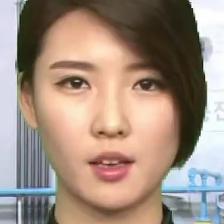
#> input picture artifacts/debug_visual_samples/sample_00_REAL_FFPP_0006860.png, 224 x 224 px
$ python -i video.py   (imports and definitions only)
#> lines starting #> are read from the running program, lines starting #| are printed output that depends on the picture
# What: This file implements the video module in audio/deepfake-detect/src/preprocessing/video.py.
# How: It defines the module logic, declarations, and integrations used by its callers.
# Input: Imported values, function arguments, configuration, and runtime events supplied by callers.
# Output: Exported values, returned results, rendered UI, or runtime side effects produced by this module.

"""Frame sampling + face detection/alignment for the visual branch.

Face detection uses OpenCV's bundled Haar cascade (no extra dependency).
This is a coarse bounding-box crop, not landmark-based alignment -- if
detection quality turns out to matter for Stage 2 results, swap
`detect_face_bbox` for a landmark-based aligner (e.g. mediapipe) without
touching the rest of the pipeline, since callers only depend on
`align_face` returning a fixed-size RGB array.
"""

from typing import List, Optional, Tuple

import cv2
import numpy as np

_FACE_CASCADE = cv2.CascadeClassifier(
    cv2.data.haarcascades + "haarcascade_frontalface_default.xml"
)


def sample_frames(video_path: str, frame_rate: float) -> List[np.ndarray]:
    """Uniformly sample frames from a video at `frame_rate` fps, returned as
    a list of RGB uint8 arrays in their native resolution (unaligned)."""
    cap = cv2.VideoCapture(str(video_path))
    if not cap.isOpened():
        raise FileNotFoundError(f"Could not open video: {video_path}")

    native_fps = cap.get(cv2.CAP_PROP_FPS) or frame_rate
    frame_count = int(cap.get(cv2.CAP_PROP_FRAME_COUNT))
    step = max(int(round(native_fps / frame_rate)), 1)

    frames = []
    for frame_idx in range(0, max(frame_count, 1), step):
        cap.set(cv2.CAP_PROP_POS_FRAMES, frame_idx)
        ok, frame_bgr = cap.read()
        if not ok:
            break
        frames.append(cv2.cvtColor(frame_bgr, cv2.COLOR_BGR2RGB))

    cap.release()
    return frames


def detect_face_bbox(frame_rgb: np.ndarray) -> Optional[Tuple[int, int, int, int]]:
    """Returns (x, y, w, h) of the largest detected face, or None."""
    gray = cv2.cvtColor(frame_rgb, cv2.COLOR_RGB2GRAY)
    faces = _FACE_CASCADE.detectMultiScale(gray, scaleFactor=1.1, minNeighbors=5)
    if len(faces) == 0:
        return None
    return tuple(max(faces, key=lambda box: box[2] * box[3]))


def align_face(frame_rgb: np.ndarray, size: int = 224) -> np.ndarray:
    """Crop to the detected face (falling back to a center crop when no
    face is found) and resize to (size, size)."""
    height, width = frame_rgb.shape[:2]
    bbox = detect_face_bbox(frame_rgb)

    if bbox is not None:
        x, y, w, h = bbox
        # Pad the box by 25% so the crop includes forehead/chin, common for
        # face-alignment pipelines that then resize to a square input.
        pad_x, pad_y = int(w * 0.25), int(h * 0.25)
        x0, y0 = max(x - pad_x, 0), max(y - pad_y, 0)
        x1, y1 = min(x + w + pad_x, width), min(y + h + pad_y, height)
    else:
        side = min(height, width)
        x0, y0 = (width - side) // 2, (height - side) // 2
        x1, y1 = x0 + side, y0 + side

    crop = frame_rgb[y0:y1, x0:x1]
    return cv2.resize(crop, (size, size), interpolation=cv2.INTER_AREA)


def preprocess_video(video_path: str, frame_rate: float, size: int = 224) -> np.ndarray:
    """Full video -> [T, size, size, 3] uint8 aligned-face frame tensor."""
    frames = sample_frames(video_path, frame_rate)
    aligned = [align_face(frame, size=size) for frame in frames]
    return np.stack(aligned) if aligned else np.zeros((0, size, size, 3), dtype=np.uint8)

>>> import cv2
>>> picture = cv2.imread('../../../../artifacts/debug_visual_samples/sample_00_REAL_FFPP_0006860.png')
#> picture is the input picture: shape (224, 224, 3); mean B, G, R 128.9, 142.6, 162.1
>>> result = align_face(picture)
#> in detect_face_bbox, `gray = cv2.cvtColor(frame_rgb, cv2.COLOR_RGB2GRAY)`:
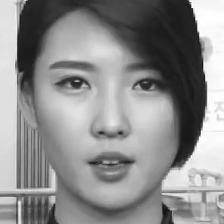
#> gray: shape (224, 224); min 16, max 255, mean 140.7
#> in detect_face_bbox, `faces = _FACE_CASCADE.detectMultiScale(gray, scaleFactor=1.1, minNeigh..`: faces = [[22, 19, 169, 169]]
#> in align_face, `bbox = detect_face_bbox(frame_rgb)`: bbox = (22, 19, 169, 169)
#> in align_face, `x, y, w, h = bbox`: x = 22; y = 19; w = 169
#> in align_face, `pad_x, pad_y = int(w * 0.25), int(h * 0.25)`: pad_x = 42
#> in align_face, `x0, y0 = max(x - pad_x, 0), max(y - pad_y, 0)`: x0 = 0
#> in align_face, `x1, y1 = min(x + w + pad_x, width), min(y + h + pad_y, height)`: x1 = 224

$ run again, on artifacts/debug_visual_samples/sample_01_REAL_FFPP_0006861.png
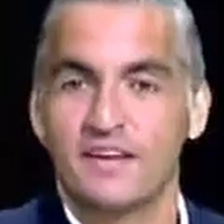
#> input picture artifacts/debug_visual_samples/sample_01_REAL_FFPP_0006861.png, 224 x 224 px
#> picture is the input picture: shape (224, 224, 3); mean B, G, R 95.9, 96.9, 125
#> in detect_face_bbox, `gray = cv2.cvtColor(frame_rgb, cv2.COLOR_RGB2GRAY)`:
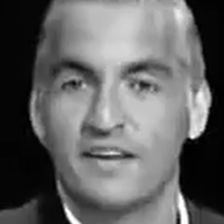
#> gray: shape (224, 224); min 0, max 255, mean 99.8
#> faces = [[25, 19, 167, 167]]
#> bbox = (25, 19, 167, 167)
#> x = 25; y = 19; w = 167
#> pad_x = 41
#> x0 = 0
#> x1 = 224

$ run again, on artifacts/debug_visual_samples/sample_02_REAL_FFPP_0006862.png
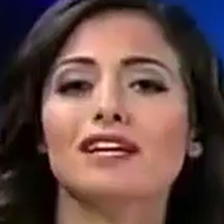
#> input picture artifacts/debug_visual_samples/sample_02_REAL_FFPP_0006862.png, 224 x 224 px
#> picture is the input picture: shape (224, 224, 3); mean B, G, R 69.6, 73.9, 100.6
#> in detect_face_bbox, `gray = cv2.cvtColor(frame_rgb, cv2.COLOR_RGB2GRAY)`:
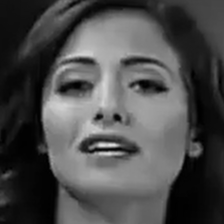
#> gray: shape (224, 224); min 0, max 223, mean 75.6
#> faces = [[23, 14, 178, 178]]
#> bbox = (23, 14, 178, 178)
#> x = 23; y = 14; w = 178
#> pad_x = 44
#> x0 = 0
#> x1 = 224

$ run again, on artifacts/debug_visual_samples/sample_03_REAL_FFPP_0006863.png
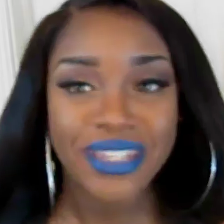
#> input picture artifacts/debug_visual_samples/sample_03_REAL_FFPP_0006863.png, 224 x 224 px
#> picture is the input picture: shape (224, 224, 3); mean B, G, R 74, 79.8, 96.6
#> in detect_face_bbox, `gray = cv2.cvtColor(frame_rgb, cv2.COLOR_RGB2GRAY)`:
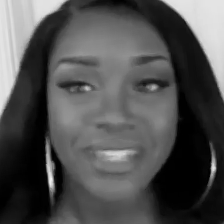
#> gray: shape (224, 224); min 0, max 238, mean 80
#> faces = [[33, 21, 163, 163]]
#> bbox = (33, 21, 163, 163)
#> x = 33; y = 21; w = 163
#> pad_x = 40
#> x0 = 0
#> x1 = 224
